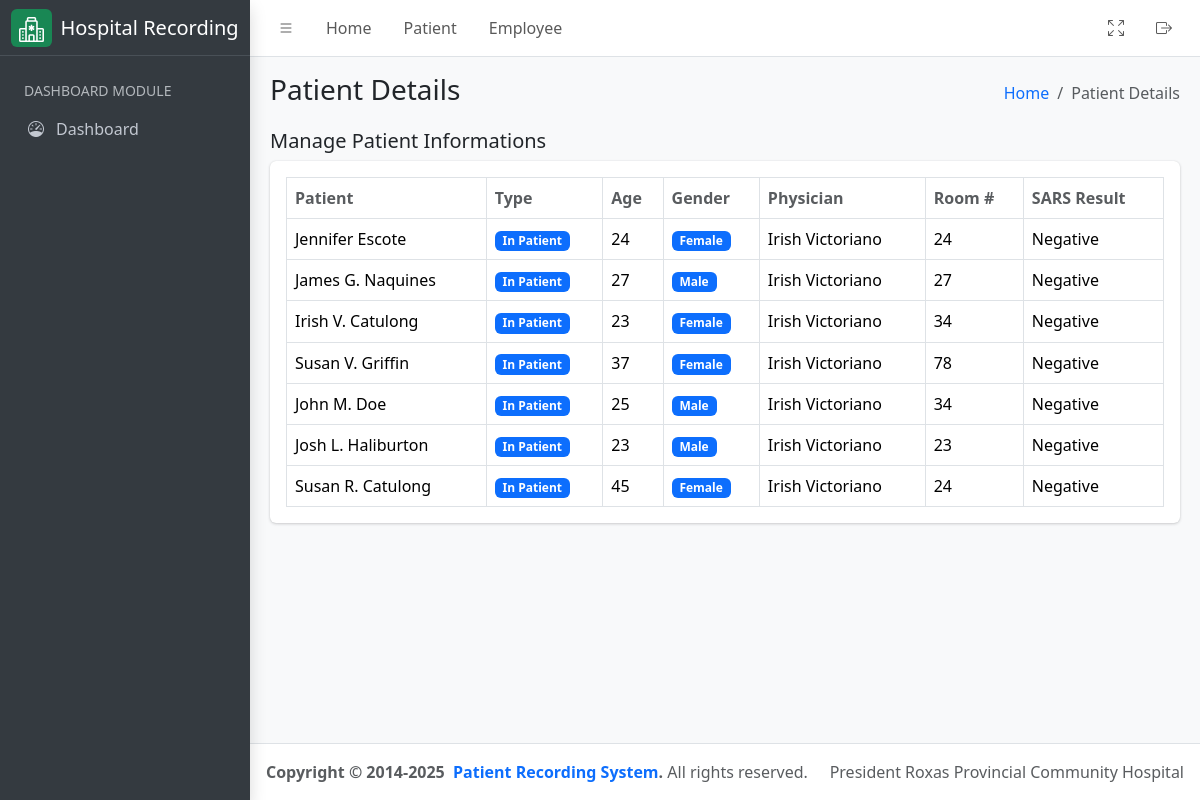
/patient/, run on an earlier commit of the app's database.
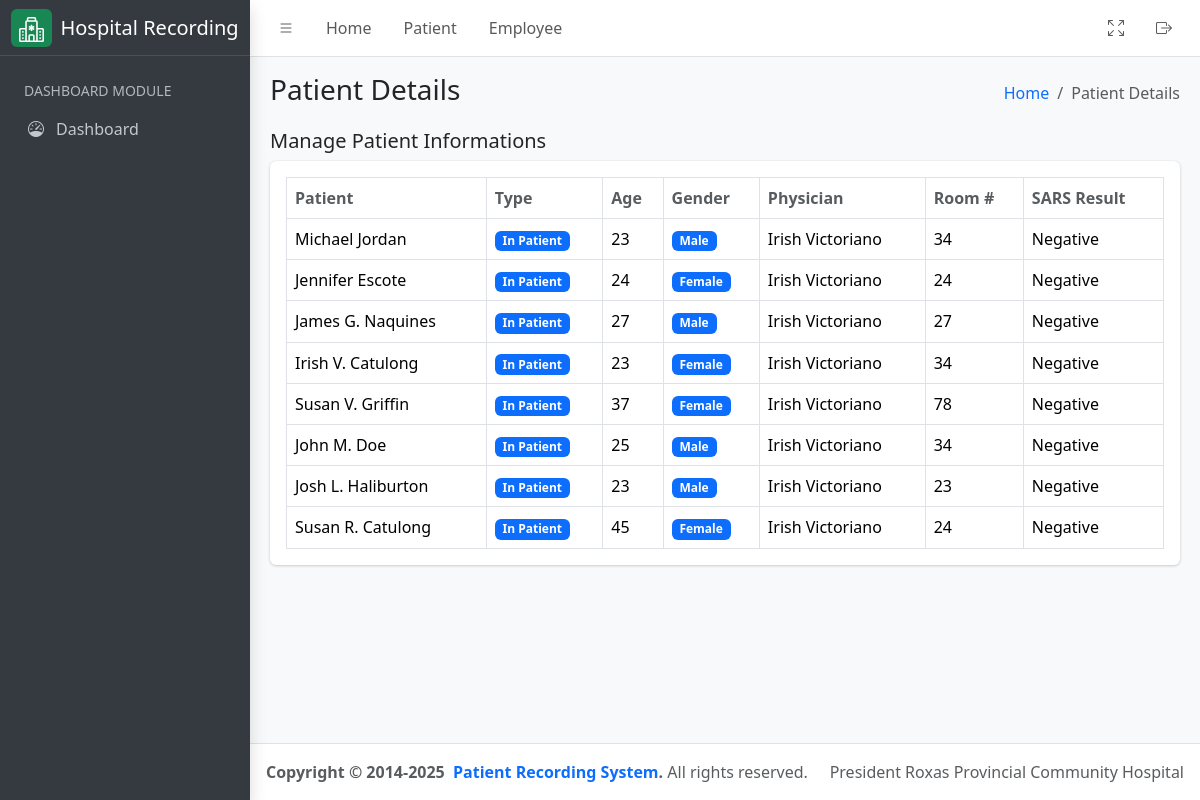
And on a later commit of the database.
### hospital_app/models.py (models this page shows, shortened)
class Patient(models.Model):
    firstname = models.CharField(max_length=255)
    middlename = models.CharField(max_length=255, null=False, blank=True)
    lastname = models.CharField(max_length=255)
    age = models.PositiveIntegerField()
    sex = models.CharField(
        max_length=10, choices=(("Male", "Male"), ("Female", "Female"))
    )
    physician = models.ForeignKey(
        User,
        related_name="physician",
        limit_choices_to={"groups__name": "Physician"},
        on_delete=models.CASCADE,
    )
    room_number = models.PositiveIntegerField()
    sample_type = models.CharField(max_length=255)
    time_of_collection = models.TimeField()
    date_of_collection = models.DateField()
    sars_result = models.CharField(max_length=255)
    date = models.DateField(auto_now_add=True)
    assigned_pathologist = models.ForeignKey(
        User,
        related_name="patient_pathologist",
        on_delete=models.CASCADE,
        null=True,
        blank=True,
        limit_choices_to={"groups__name": "Pathologist"},
    )
    assigned_technologist = models.ForeignKey(
        User,
        related_name="patient_technologist",
        on_delete=models.CASCADE,
        null=True,
        blank=True,
        limit_choices_to={"groups__name": "Medical Technologist"},
    )
    patient_type = models.CharField(
        max_length=100,
        default="In Patient",
        choices=(
            ("In Patient", "In Patient"),
            ("Out Patient", "Out Patient"),
        ),
    )
    def get_full_name(self):
        return f"{self.firstname}  { self.middlename[0] + '.' if self.middlename else ''} {self.lastname}"
    class Meta:
        ordering = ("time_of_collection",)

### hospital_app/views.py (the view)
# urls.py: path('patient/', PatientListView.as_view(), name="patient_list"),
class PatientListView(ListView):
    template_name = "patient.html"
    queryset = Patient.objects.all().order_by("-date")
    context_object_name = "patients"
    def get_context_data(self, **kwargs):
        context = super().get_context_data(**kwargs)
        context["detail_header"] = "Patient Details List"
        context["humberger_header"] = "Patient Details"
        return context

### hospital_app/templatetags/group.py (called while the page is built)
@register.filter
def has_group(user, group_name):
    return user.groups.filter(name=group_name).exists()

### hospital_app/templates/patient.html (shortened to what this page needs)
{% extends './includes/base.html' %}
{% load group %}
{% block content %}
<div class="container-fluid">
    <div class="row">
        <div class="col-md-12">
            <div class="d-flex justify-content-between align-items-center">
                <h5>Manage Patient Informations</h5>
            </div>
            <div class="card mb-4">
                <div class="card-body">
                    <table id="datatable" class="table table-bordered table-hover">
                        <thead>
                            <tr>
                                <th class="text-muted">Patient</th>
                                <th class="text-muted">Type</th>
                                <th class="text-muted">Age</th>
                                <th class="text-muted">Gender</th>
                                <th class="text-muted">Physician</th>
                                <th class="text-muted">Room #</th>
                                <th class="text-muted">SARS Result</th>
                            </tr>
                        </thead>
                        <tbody>
                            {% for result in patients %}
                            <tr>
                                <td>{{ result.get_full_name }}</td>
                                <td>
                                    <span class="badge bg-primary">{{ result.patient_type }}</span>
                                </td>
                                <td>{{ result.age }}</td>
                                <td>
                                    <span class="badge bg-primary">{{ result.sex }}</span>
                                </td>
                                <td>{{ result.physician.get_full_name }}</td>
                                <td>{{ result.room_number }}</td>
                                <td>{{ result.sars_result }}</td>
                            </tr>
                            {% endfor %}
                        </tbody>
                    </table>
                </div>
            </div>
        </div>
    </div>
</div>
{% endblock %}

### hospital_app/templates/includes/base.html (shortened to what this page needs)
{% load static %}
<!DOCTYPE html>
<html lang="en">
    <head>
        <link
            rel="stylesheet"
            href="https://cdn.jsdelivr.net/npm/@fontsource/source-sans-3@5.0.12/index.css"
        >
        <link
            rel="stylesheet"
            href="https://cdn.jsdelivr.net/npm/overlayscrollbars@2.3.0/styles/overlayscrollbars.min.css"
        >
        <link
            rel="stylesheet"
            href="https://cdn.jsdelivr.net/npm/bootstrap-icons@1.11.0/font/bootstrap-icons.min.css"
        >
        <link rel="stylesheet" href="{% static 'css/adminlte.css' %}" media="all">
        <link
            rel="stylesheet"
            href="https://cdn.jsdelivr.net/npm/apexcharts@3.37.1/dist/apexcharts.css"
        >
        <link href="https://cdn.datatables.net/v/bs5/jq-3.7.0/dt-2.1.8/datatables.min.css" rel="stylesheet">
    </head>
    <body class="layout-fixed sidebar-expand-lg bg-body-tertiary">
        <div class="app-wrapper">
            {% include './navbar.html' %}
       {% include './sidebar.html' %}
            <main class="app-main">
                {% include './subheader.html' %}
                <div class="app-content">
                    {% block content %}{% endblock %}
                </div>
            </main>
            {% include './footer.html' %}
        </div>
    </body>
</html>

### hospital_app/templates/includes/navbar.html (shortened to what this page needs)
{% load static %}
<nav class="app-header navbar navbar-expand bg-body">
    <div class="container-fluid">
        <ul class="navbar-nav">
            <li class="nav-item">
                <a
                    class="nav-link"
                    data-lte-toggle="sidebar"
                    href="#"
                    role="button"
                >
                    <i class="bi bi-list"></i>
                </a>
            </li>
            <li class="nav-item d-none d-md-block">
                <a href="#" class="nav-link">Home</a>
            </li>
            <li class="nav-item d-none d-md-block">
                <a href="{% url 'patient_list' %}" class="nav-link">Patient</a>
            </li>
            <li class="nav-item d-none d-md-block">
                <a href="#" class="nav-link">Employee</a>
            </li>
        </ul>
        <ul class="navbar-nav ms-auto">
            <li class="nav-item">
                <a class="nav-link" href="#" data-lte-toggle="fullscreen">
                    <i data-lte-icon="maximize" class="bi bi-arrows-fullscreen"></i>
                </a>
            </li>
            <li class="nav-item">
                <a onclick="return confirm('Are you sure you want to logout on your account?')" href="{% url 'logout_user' %}" class="nav-link">
                    <i class="bi bi-box-arrow-right fw-bold"></i>
                </a>
            </li>
        </ul>
    </div>
</nav>

### hospital_app/templates/includes/sidebar.html (shortened to what this page needs)
{% load static %}
{% load group %}
<aside class="app-sidebar bg-body-secondary shadow" data-bs-theme="dark">
    <div class="sidebar-brand d-flex align-items-center gap-2">
        <div class="bg-success rounded px-2 py-1">
        </div>
        <span class="fw-light text-white">Hospital Recording</span>
    </div>
    <div class="sidebar-wrapper d-flex flex-column">
        <nav class="mt-2 flex-grow-1">
            <ul
                class="nav sidebar-menu flex-column"
                data-lte-toggle="treeview"
                role="menu"
                data-accordion="false"
            >
            <li>
                <a href="#" class="nav-link">
                    <small class="text-uppercase text-muted">
                        Dashboard Module
                    </small>
                </a>
            </li>
            <li class="nav-item active">
                <a href="{% url 'dashboard' %}" class="nav-link">
                    <i class="nav-icon bi bi-speedometer"></i>
                    <p>
                        Dashboard
                    </p>
                </a>
            </li>
            </ul>
        </nav>
    </div>
</aside>

### hospital_app/templates/includes/subheader.html
<div class="app-content-header">
    <div class="container-fluid">
        <div class="row">
            <div class="col-sm-6">
                <h3 class="mb-0">{{ humberger_header }}</h3>
            </div>
            <div class="col-sm-6">
                <ol class="breadcrumb float-sm-end">
                    <li class="breadcrumb-item"><a href="{% url 'dashboard' %}">Home</a></li>
                    <li class="breadcrumb-item active" aria-current="page">
                        {{ humberger_header }}
                    </li>
                </ol>
            </div>
        </div>
    </div>
</div>

### hospital_app/templates/includes/footer.html
<footer class="app-footer">
    <div class="float-end d-none d-sm-inline">President Roxas Provincial Community Hospital</div> <strong>
        Copyright &copy; 2014-2025&nbsp;
        <a href="#" class="text-decoration-none">Patient Recording System</a>.
    </strong>
    All rights reserved.
</footer>

What changed in the data, as far as the page shows it:
added Patient: get_full_name "Michael Jordan", patient_type "In Patient", age "23", sex "Male", physician.get_full_name "Irish Victoriano", room_number "34", sars_result "Negative"
